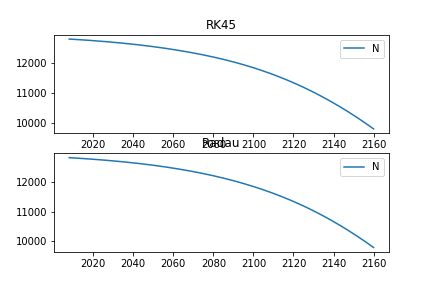

Write Python code to recreate this figure.
import numpy as np
from scipy import integrate
import matplotlib.pyplot as plt

def population(t, x): 
    '''
    ロジスティック方程式
    dx/dt = gamma*(1-x/x∞)*x
    '''
    f = np.zeros_like(x)
    gamma = -0.02
    xinf = 13000
    f[0] = gamma*(1-x[0]/xinf)*x[0]
    return f

x0 = np.zeros(1)
x0[0] = 12800

syear = 2008
eyear = 2160
n = 3000

methods = ['RK45','Radau']

for s in methods:
    sol = integrate.solve_ivp(population, [syear, eyear], x0, method=s, dense_output=True)
    t = np.linspace(syear, eyear, n)
    z = sol.sol(t)
    plt.subplot(2, 1, methods.index(s)+1)
    plt.plot(t, z.T)
    plt.legend(['N'])
    plt.title(s)
    
plt.savefig("logistic_future.png")